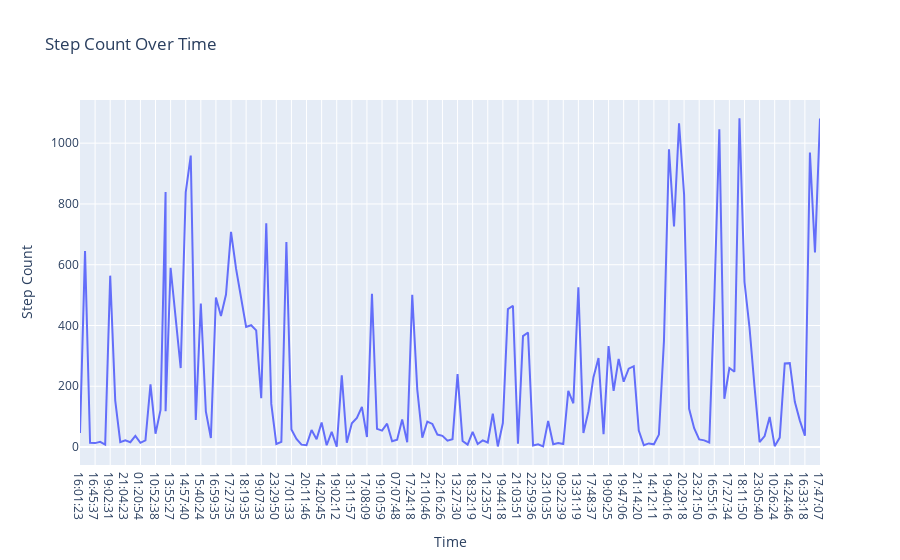

Notebook source saved alongside this figure:
### Code cell
# Step Count Over Time

fig1 = px.line(df, x="Time",
               y="Step Count",
               title="Step Count Over Time")
fig1.show()

### Figure 1 — Plotly figure (JSON) as saved in the notebook; plotly's stock layout.template omitted (floating-point values rounded to 4 significant figures; data arrays with more than 128 entries replaced by an {"elided": "..."} marker saying what was removed)
{"data": [{"hovertemplate": "Time=%{x}<br>Step Count=%{y}<extra></extra>", "legendgroup": "", "line": {"color": "#636efa", "dash": "solid"}, "marker": {"symbol": "circle"}, "mode": "lines", "name": "", "orientation": "v", "showlegend": false, "type": "scatter", "x": {"elided": "149 str values"}, "xaxis": "x", "y": {"elided": "149 int values"}, "yaxis": "y"}], "layout": {"legend": {"tracegroupgap": 0}, "title": {"text": "Step Count Over Time"}, "xaxis": {"anchor": "y", "domain": [0, 1], "title": {"text": "Time"}}, "yaxis": {"anchor": "x", "domain": [0, 1], "title": {"text": "Step Count"}}}}
